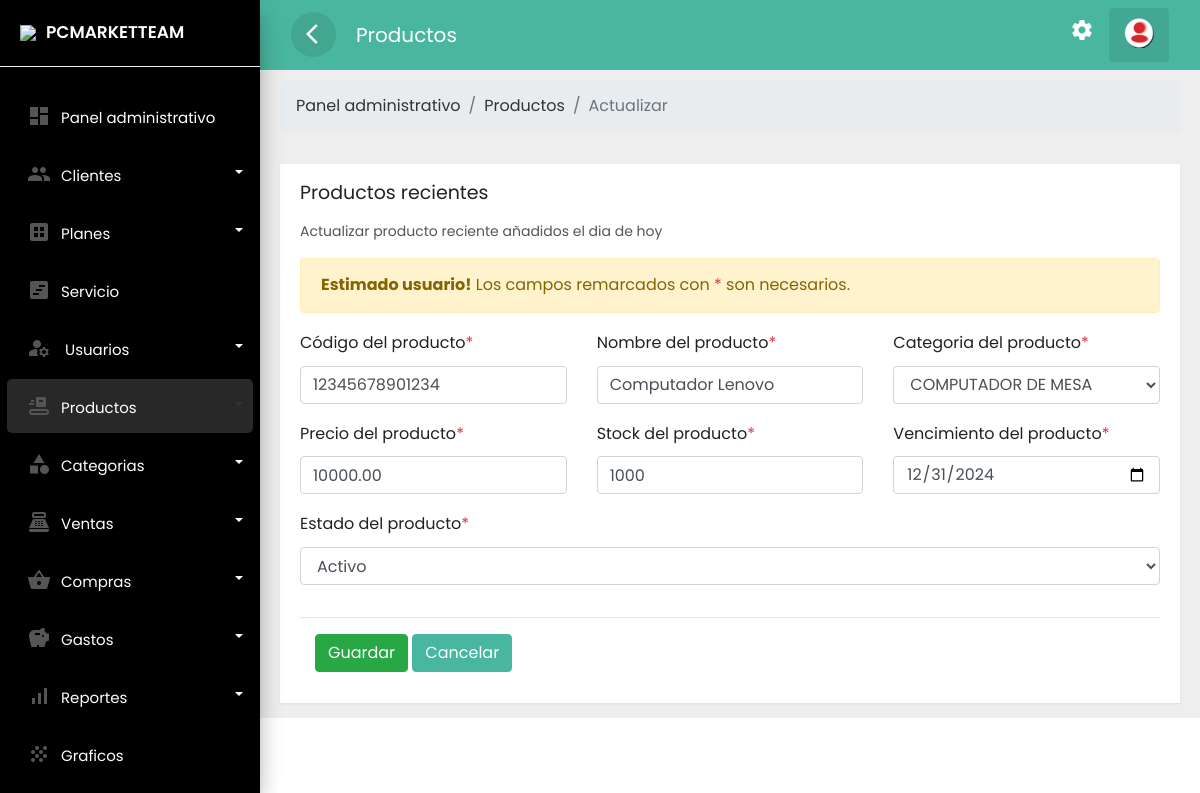
The app's page /frontend/producto/actualizar.php?id=1 (signed in), older data.
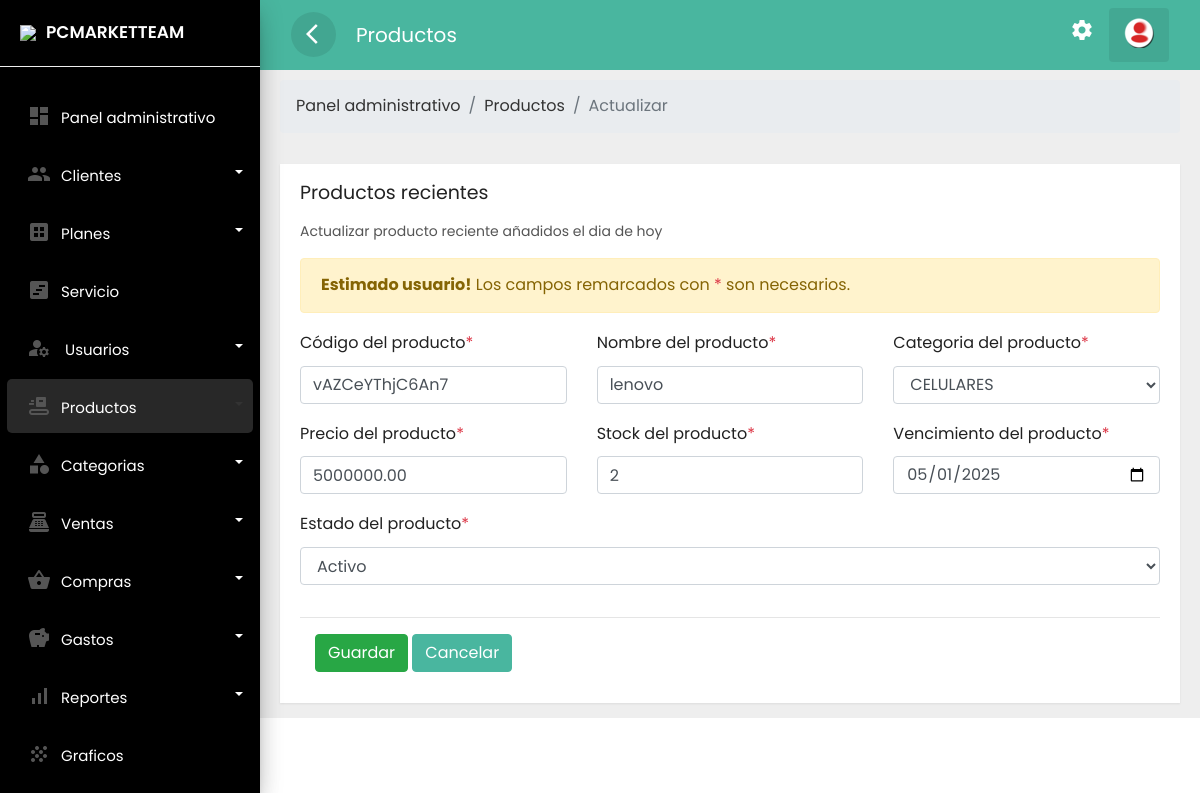
The same page, newer data.
### tables this page shows
CREATE TABLE `producto` (
  `idprod` int(11) NOT NULL,
  `codba` char(14) NOT NULL,
  `nomprd` text NOT NULL,
  `idcate` int(11) NOT NULL,
  `precio` decimal(10,2) NOT NULL,
  `stock` int(11) NOT NULL,
  `foto` text NOT NULL,
  `venci` date NOT NULL,
  `esta` varchar(15) NOT NULL,
  `fere` timestamp NOT NULL DEFAULT current_timestamp()
);

CREATE TABLE `categoria` (
  `idcate` int(11) NOT NULL,
  `nomca` text NOT NULL,
  `estado` varchar(15) NOT NULL,
  `fere` timestamp NOT NULL DEFAULT current_timestamp()
);

### frontend/producto/actualizar.php (the view, shortened to what this page needs)
<?php if(isset($_SESSION['id'])) { ?>
<!doctype html>
<html lang="es">
  <head>
        <link rel="stylesheet" href="../../backend/css/bootstrap.min.css">
        <link rel="stylesheet" href="../../backend/css/custom.css">
        <link rel="stylesheet" href="../../backend/css/loader.css">
  </head>
  <body>
<div class="wrapper">
        <nav id="sidebar">
            <div class="sidebar-header">
                <h3><img src="../../backend/img/favicon.png" class="img-fluid"/><span>PCMARKETTEAM</span></h3>
            </div>
            <ul class="list-unstyled components">
               <li  class="">
                    <a href="../administrador/escritorio.php" class="dashboard"><i class="material-icons">dashboard</i><span>Panel administrativo</span></a>
                </li>
                <li class="dropdown">
                    <a href="#homeSubmenu1" data-toggle="collapse" aria-expanded="false" class="dropdown-toggle">
                         <i class="material-icons">group</i><span>Clientes</span></a>
                </li>
                <li class="dropdown">
                    <a href="#pageSubmenu2" data-toggle="collapse" aria-expanded="false" class="dropdown-toggle">
                         <i class="material-icons">dataset</i><span>Planes</span></a>
                </li>
                <li class="">
                    <a href="../servicio/mostrar.php"><i class="material-icons">view_timeline</i><span>Servicio</span></a>
                </li>
                     <li class="dropdown">
                    <a href="#pageSubmenu3" data-toggle="collapse" aria-expanded="false" class="dropdown-toggle">
                         <i class="material-icons">manage_accounts</i>
                         <span>Usuarios</span></a>
                </li>
                      <li class="dropdown active">
                    <a href="#pageSubmenu4" data-toggle="collapse" aria-expanded="false" class="dropdown-toggle">
                         <i class="material-icons">conveyor_belt</i><span>Productos</span></a>
                </li>
                    <li class="dropdown">
                    <a href="#pageSubmenu5" data-toggle="collapse" aria-expanded="false" class="dropdown-toggle">
                         <i class="material-icons">category</i><span>Categorias</span></a>
                </li>
                  <li class="dropdown">
                    <a href="#pageSubmenu6" data-toggle="collapse" aria-expanded="false" class="dropdown-toggle">
                         <i class="material-icons">point_of_sale</i><span>Ventas</span></a>
                </li>
                 <li class="dropdown">
                    <a href="#pageSubmenu09" data-toggle="collapse" aria-expanded="false" class="dropdown-toggle">
                         <i class="material-icons">shopping_basket</i><span>Compras</span></a>
                </li>
                <li class="dropdown">
                    <a href="#pageSubmenu010" data-toggle="collapse" aria-expanded="false" class="dropdown-toggle">
                         <i class="material-icons">savings</i><span>Gastos</span></a>
                </li>
                    <li class="dropdown">
                    <a href="#pageSubmenu7" data-toggle="collapse" aria-expanded="false" class="dropdown-toggle">
                         <i class="material-icons">signal_cellular_alt</i><span>Reportes</span></a>
                </li>
                <li class="">
                    <a href="../graficos/mostrar.php"><i class="material-icons">grain</i><span>Graficos</span></a>
                </li>
               <li class="">
                    <a href="../cuenta/configuracion.php"><i class="material-icons">settings</i><span>Configuracion</span></a>
                </li>
            </ul>
        </nav>
        <div id="content">
          <div class="top-navbar">
            <nav class="navbar navbar-expand-lg">
                <div class="container-fluid">
                    <button type="button" id="sidebarCollapse" class="d-xl-block d-lg-block d-md-mone d-none">
                        <span class="material-icons">arrow_back_ios</span>
                    </button>
                         <a class="navbar-brand" href="#"> Productos </a>
                    <div class="collapse navbar-collapse d-lg-block d-xl-block d-sm-none d-md-none d-none" id="navbarSupportedContent">
                        <ul class="nav navbar-nav ml-auto">
                         <li class="nav-item">
                                <a class="nav-link" href="../cuenta/configuracion.php">
                                        <span class="material-icons">settings</span>
                                        </a>
                            </li>
                            <li class="dropdown nav-item active">
                                <a href="#" class="nav-link" data-toggle="dropdown">
                                   <img src="../../backend/img/reere.png" >
                               </a>
                            </li>
                        </ul>
                    </div>
                </div>
            </nav>
         </div>
               <div class="main-content">
                         <div class="row ">
                        <div class="col-lg-12 col-md-12">
                            <nav aria-label="breadcrumb">
  <ol class="breadcrumb">
    <li class="breadcrumb-item"><a href="../administrador/escritorio.php">Panel administrativo</a></li>
    <li class="breadcrumb-item"><a href="../producto/mostrar.php">Productos </a></li>
    <li class="breadcrumb-item active" aria-current="page">Actualizar</li>
  </ol>
</nav>
                            <div class="card" style="min-height: 485px">
                                <div class="card-header card-header-text">
                                    <h4 class="card-title">Productos recientes</h4>
                                    <p class="category">Actualizar producto reciente añadidos el dia de hoy</p>
                                </div>
                                <div class="card-content table-responsive">
                                   <div class="alert alert-warning">
  <strong>Estimado usuario!</strong> Los campos remarcados con <span class="text-danger">*</span> son necesarios.
</div>
<?php
 require '../../backend/bd/ctconex.php';
 $id = $_GET['id'];
 $sentencia = $connect->prepare("SELECT producto.idprod, producto.codba, producto.nomprd, categoria.idcate, categoria.nomca, producto.precio, producto.stock, producto.foto, producto.venci, producto.esta, producto.fere FROM producto INNER JOIN categoria ON producto.idcate = categoria.idcate WHERE producto.idprod= '$id';");
 $sentencia->execute();
$data =  array();
if($sentencia){
  while($r = $sentencia->fetchObject()){
    $data[] = $r;
  }
}
   ?>
   <?php if(count($data)>0):?>
        <?php foreach($data as $f):?>
<form enctype="multipart/form-data" method="POST"  autocomplete="off">
    <div class="row">
        <div class="col-md-4 col-lg-4">
   <div class="form-group">
    <label for="email">Código del producto<span class="text-danger">*</span></label>
    <input type="text" maxlength="14" value="<?php echo  $f->codba  ; ?>"  class="form-control"  name="txtcode" required placeholder="Código del producto">
</div>
  </div>
  <div class="col-md-4 col-lg-4">
   <div class="form-group">
    <label for="email">Nombre del producto<span class="text-danger">*</span></label>
    <input type="text"  class="form-control" value="<?php echo  $f->nomprd  ; ?>" name="txtnampr" required placeholder="Nombre del producto">
</div>
  </div>
  <div class="col-md-4 col-lg-4">
   <div class="form-group">
    <label for="email">Categoria del producto<span class="text-danger">*</span></label>
    <select class="form-control" required name="txtcate">
        <option value="<?php echo  $f->idcate  ; ?>"><?php echo  $f->nomca  ; ?></option>
    </select>
</div>
  </div>
    </div>
    <div class="row">
      <div class="col-md-4 col-lg-4">
   <div class="form-group">
    <label for="email">Precio del producto<span class="text-danger">*</span></label>
    <input type="text"  value="<?php echo  $f->precio  ; ?>" class="form-control" onKeypress="if (event.keyCode < 45 || event.keyCode > 57) event.returnValue = false;" name="txtpre" required placeholder="Precio del producto">
</div>
  </div>
  <div class="col-md-4 col-lg-4">
   <div class="form-group">
    <label for="email">Stock del producto<span class="text-danger">*</span></label>
    <input type="text" maxlength="4" value="<?php echo  $f->stock  ; ?>" class="form-control" onKeypress="if (event.keyCode < 45 || event.keyCode > 57) event.returnValue = false;" name="txtstc" required placeholder="Precio del producto">
</div>
  </div>
  <div class="col-md-4 col-lg-4">
   <div class="form-group">
    <label for="email">Vencimiento del producto<span class="text-danger">*</span></label>
    <input type="date" value="<?php echo  $f->venci  ; ?>"  class="form-control"  name="txtvenc" required placeholder="Precio del producto">
</div>
  </div>
    </div>
    <div class="row">
       <div class="col-md-12 col-lg-12">
   <div class="form-group">
    <label for="email">Estado del producto<span class="text-danger">*</span></label>
    <select class="form-control" required name="txtesta">
          <option value="<?php echo  $f->esta  ; ?>"><?php echo  $f->esta  ; ?></option>
    </select>
</div>
  </div>
    </div>
    <hr>
<div class="form-group">
        <div class="col-sm-12">
            <button name='stupdprod' class="btn btn-success text-white">Guardar</button>
            <a class="btn btn-danger text-white" href="../producto/mostrar.php">Cancelar</a>
        </div>
    </div>
</form>
<?php endforeach; ?>
    <?php else:?>
    <div class="alert alert-warning" role="alert">
  No se encontró ningún dato!
</div>
    <?php endif; ?>
                                </div>
                            </div>
                        </div>
                    </div>
                         </div>
        </div>
    </div>
  </body>
  </html>
<?php }else{
    header('Location: ../error404.php');
 } ?>

### backend/css/custom.css (style rules this page uses)
body, html { line-height: 1.8; font-family: 'Poppins', sans-serif; color: #555e58; text-transform:none; text-rendering: optimizeLegibility !important; -webkit-font-smoothing: antialiased !important; font-weight: 400; margin:0px; padding:0px; }
h1, h2, h3, h4, h5, h6, .h1, .h2, .h3, .h4 { font-weight: 400; line-height: 1.5em; }
p { font-size: 15px; margin: 12px 0 0; line-height: 24px; }
a { color: #333; font-weight: 400; }
button { cursor:pointer; }
ul, ol { padding: 0; margin:0px; list-style: none; }
a, a:hover, a:focus { color: #333; text-decoration: none; transition: all 0.3s; }
.material-icons { font-family: 'Material Icons'; font-weight: normal; font-style: normal; font-size: 24px; display: inline-block; line-height: 1; text-transform: none; letter-spacing: normal; word-wrap: normal; white-space: nowrap; direction: ltr; -webkit-font-smoothing: antialiased; text-rendering: optimizeLegibility; -moz-osx-font-smoothing: grayscale; font-feature-settings: 'liga'; }
.wrapper { position: relative; width:100%; overflow:auto; }
#sidebar { position:fixed; height:100vh!important; top: 0; bottom: 0; left: 0; z-index:11; width: 260px; overflow:auto; transition:all 0.3s ; background: black; box-shadow: 0 10px 30px -12px rgb(0 0 0 / 42%), 0 4px 25px 0px rgb(0 0 0 / 12%), 0 8px 10px -5px rgb(0 0 0 / 20%); }
#sidebar .sidebar-header { padding:20px; background-color:black; border-bottom:1px solid #eee; }
.sidebar-header h3 { color:white; font-size:17px; margin:0px; text-transform:none; transition:all 0.5s ease; font-weight:600; }
.sidebar-header h3 img { width:45px; margin-right:10px; }
#sidebar ul li { padding:2px 7px; }
#sidebar ul li.active>a { color: #333; background-color: rgba(200, 200, 200, 0.2); }
.dropdown-toggle::after { position: absolute; right: 10px; top: 23px; }
#sidebar ul.components { padding: 20px 0; }
#sidebar ul li a { padding: 10px; line-height: 30px; border-radius:5px; font-size: 15px; position:relative; font-weight: 400; display: block; color: white; }
#sidebar ul li a span { text-transform:none; display:inline-block; color: white; }
#sidebar ul li a i { position: relative; margin-right: 10px; top: 5px; color: #555555; margin-left: 10px; }
#content { position: relative; transition: all 0.3s; background-color: #EEEEEE; }
.top-navbar { width:100%; z-index:9; position:relative; }
.main-content { padding:10px 20px 0px 20px; position: relative; width: 100%; }
.navbar { background-color: #49B69F; color: #FFFFFF; }
.navbar-brand { color: #FFFFFF; }
.navbar button { background-color:transparent; border:none; }
.navbar button span { color:#fff; }
#sidebarCollapse { border-radius:50%; width:45px; height:45px; text-align:center; line-height:45px; margin-right:20px; border:none; color: #FFFFFF; background-color: rgba(0, 0, 0, 0.09); }
#sidebarCollapse span { margin: 9px; padding: 0px; }
.navbar-nav > li.active { color: #FFFFFF; border-radius:4px; background-color: rgba(0, 0, 0, 0.08); }
.navbar-nav > li > a { color: #FFFFFF; }
.navbar-nav li a { position: relative; display: block; padding: 10px 15px!important; }
.card { margin: 10px 0; }
.card { border-radius: 0px!important; }
.card { display: inline-block; position: relative; border:none!important; width: 100%; margin:15px 0; box-shadow: 0 1px 2px rgb(0 0 0 / 8%); border-radius: 6px; color: rgba(0,0,0, 0.87); background: #fff; }
.card .card-header { padding: 15px 20px 0; z-index: 3; background-color:#fff!important; border-bottom:none; }
.card .card-content { padding: 15px 20px; position: relative; }
.card .category:not([class*="text-"]) { color: #555555; font-size: 14px; font-weight: 400; }
.card .card-title:not(.card-calendar .card-title) { margin-top: 0; margin-bottom: 5px; }
.card .card-header-text h4 { margin-top: 0; margin-bottom: 3px; font-size:19px; font-weight: 400; color: #222222; text-decoration: none; }
@media only screen and (min-width:992px) { #content { width: calc(100% - 260px); position: relative; float: right; transition: all 0.3s; background-color: #EEEEEE; } }

Row changes from the older to the newer data that the page shows:
removed producto: txtcode "12345678901234", txtnampr "Computador Lenovo", txtcate "COMPUTADOR DE MESA", txtpre "10000.00", txtstc "1000", txtvenc "12/31/2024", txtesta "Activo"
added producto: txtcode "vAZCeYThjC6An7", txtnampr "lenovo", txtcate "CELULARES", txtpre "5000000.00", txtstc "2", txtvenc "05/01/2025", txtesta "Activo"
